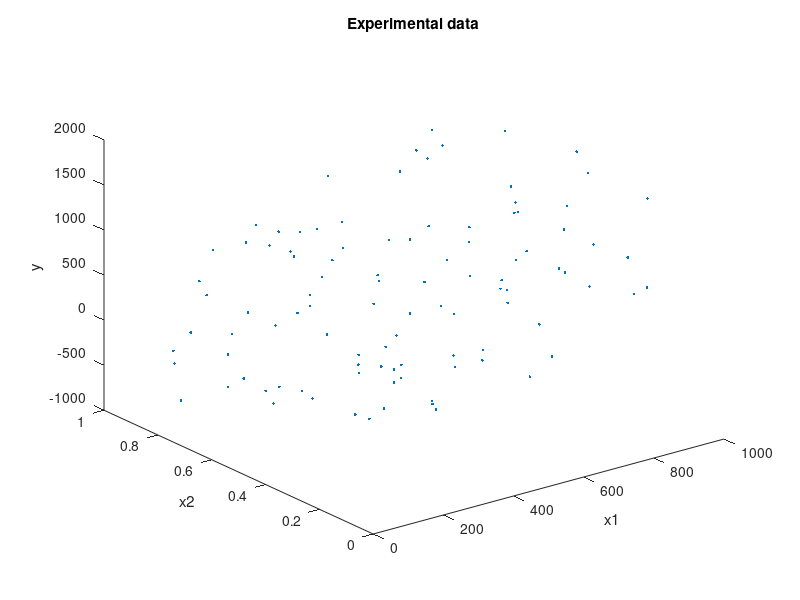

This figure's MATLAB source:
% coefficietns a1, a2, a3
a1 = 1;
a2 = 1;
a3 = 1;

% generation x1, x2 and y
x1 = rand(1, 100)*1000;
x2 = rand(1, 100);
y = a1 * x1 + a2 * x2 + a3;

% addition white gaussian noise to y
Y = awgn(y, 5, 'measured');

% 3D image with experimental data
figure
plot3(x1, x2, Y, '.');
title('Experimental data');
xlabel('x1');
ylabel('x2');
zlabel('y');
